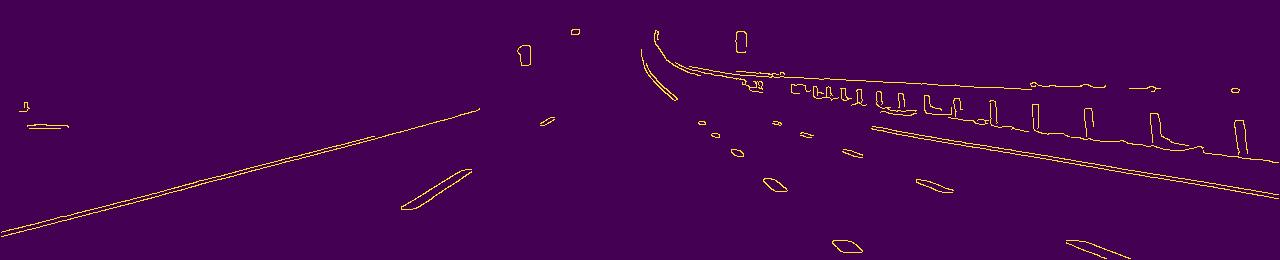
#> input picture images/img.jpg, 1280 x 260 px, found by its file name
$ jupyter execute Precpective_Transform.ipynb   (shell and % lines are left out)
#> lines starting #> are read from the running program, lines starting #| are printed output that depends on the picture; after the words box and inside, x2 and y2 are one past the last pixel; in counts of white or black regions, pixels touching at a corner belong together
[cell 1]
import cv2
import numpy as np
from commonfunctions import *

def perspective_transformation(img,tl,bl,tr,br):

    #frame = cv2.resize(img,(640,480))

    frame = img
    h,w,c = frame.shape

    cv2.circle(frame, tl, 5 , (0,0,255),-1)
    cv2.circle(frame, bl, 5 , (0,0,255),-1)
    cv2.circle(frame, tr, 5 , (0,0,255),-1)
    cv2.circle(frame, br, 5 , (0,0,255),-1)


    pt1=np.float32([tl,bl,tr,br])               #Source Points
    pt2=np.float32([[0,0],[0,h],[w,0],[w,h]])   #Destination Points

    #Perspective Transformation
    matrix= (cv2.getPerspectiveTransform(pt1,pt2))
    transformed_frame= cv2.warpPerspective(frame, matrix,(w,h))

    #Inverse Perspective Transformation
    matrix2= np.linalg.inv(matrix)
    inverted_transformed_frame= cv2.warpPerspective(transformed_frame,matrix2,(w,h))

    return transformed_frame, inverted_transformed_frame, frame

[cell 2]
img = io.imread(r'C:\Users\USER\Documents\GitHub\LaneDetection\images\img.jpg')
#> img is the input picture: shape (260, 1280, 3); mean R, G, B 70.7, 3.7, 82.4
h, w, c =img.shape
#> h = 260; w = 1280; c = 3

#Points with Resize

tl= (260,220)  #Top Left
bl=(180,360)   #Bottom Left
tr=(370,220)   #Top Right
br=(400,340)   #Bottom Right

#Points without Resize

tl= (550,90)    #Top Left
bl=(320,h-10)   #Bottom Left
#> bl = (320, 250)
tr=(700,90)     #Top Right
br=(880,h-10)   #Bottom Right
#> br = (880, 250)

# [6 lines of commented-out code are left out]


transformed_frame, inverted_transformed_frame, frame = perspective_transformation(img,tl,bl,tr,br)
#> in perspective_transformation, `cv2.circle(frame, tl, 5 , (0,0,255),-1)`: frame: shape (260, 1280, 3); 0.02% of pixels changed, all inside (x1, y1, x2, y2) = (545, 85, 556, 96)
#> in perspective_transformation, `cv2.circle(frame, bl, 5 , (0,0,255),-1)`: frame: shape (260, 1280, 3); mean R, G, B 70.7, 3.7, 82.5
#> in perspective_transformation, `cv2.circle(frame, tr, 5 , (0,0,255),-1)`: frame: shape (260, 1280, 3); mean R, G, B 70.6, 3.7, 82.6
#> in perspective_transformation, `cv2.circle(frame, br, 5 , (0,0,255),-1)`: frame: shape (260, 1280, 3); mean R, G, B 70.6, 3.7, 82.6
#> in perspective_transformation, `transformed_frame= cv2.warpPerspective(frame, matrix,(w,h))`:
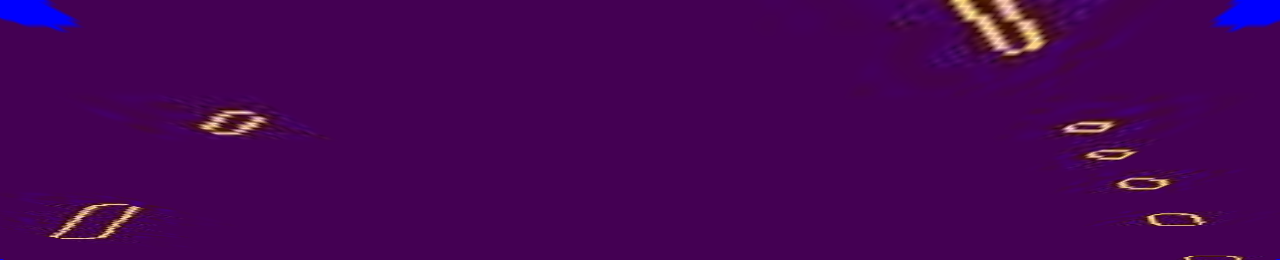
#> transformed_frame: shape (260, 1280, 3); mean R, G, B 69.4, 2.8, 84.2
#> in perspective_transformation, `inverted_transformed_frame= cv2.warpPerspective(transformed_frame,matr..`:
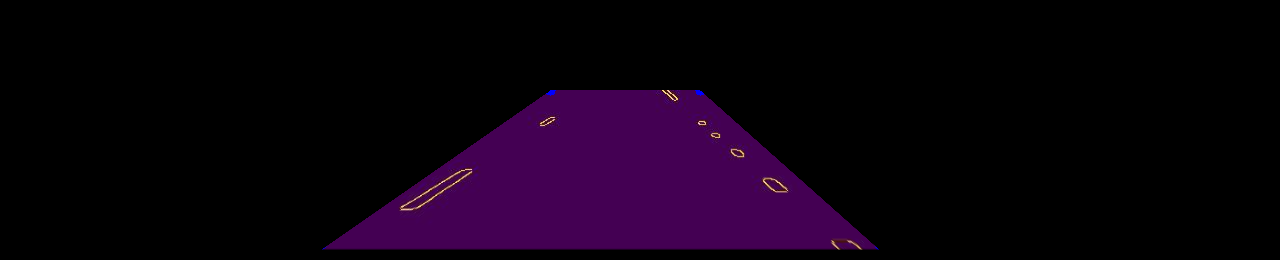
#> inverted_transformed_frame: shape (260, 1280, 3); mean R, G, B 11.7, 0.4, 14


cv2.imshow("transformed frame",transformed_frame)
cv2.imshow("frame",frame)
cv2.imshow("inverted tranformation",inverted_transformed_frame)
cv2.waitKey(0)

#io.imshow(frame)
